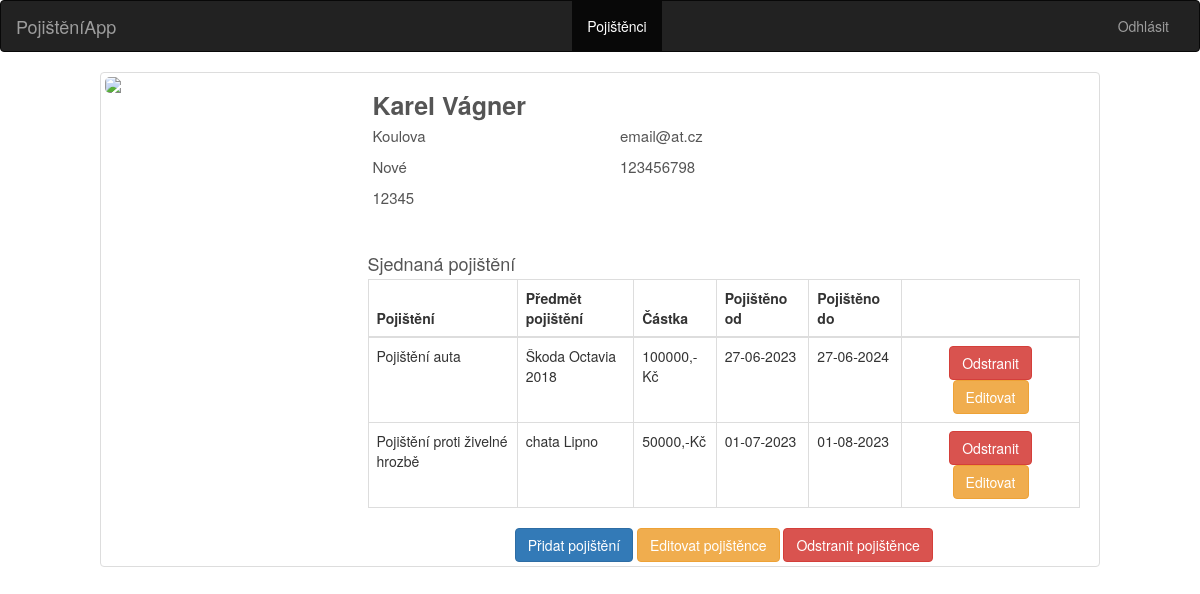
The app's page /pojistenci/detail/1 (signed in) with its own data.
### tables this page shows
CREATE TABLE pojistenci (
    id integer primary key autoincrement,
    jmeno text not null,
    prijmeni  text not null,
    adresa  text not null,
    mesto  text not null,
    psc  integer not null,
    telefon  integer not null,
    email  text not null
);

CREATE TABLE pojistky (
    id integer primary key autoincrement,
    id_pojistence  integer not null,
    predmet_pojisteni text not null,
    typ_pojisteni text not null,
    castka integer not null,
    platnost_od text not null,
    platnost_do text not null
);

### app.py (the view)
@app.route('/pojistenci/detail/<int:id>', methods = ['POST', 'GET'])
def pojistenci_detail(id):
    user = get_current_user()
    if not user:
        return redirect('/login')
    db=get_db()
    cur = db.execute('SELECT * FROM pojistenci WHERE id=?', [id])
    result = cur.fetchone()
    pojisteni_cur = db.execute('SELECT * FROM pojistky WHERE id_pojistence=?', [id])
    pojisteni_result = pojisteni_cur.fetchall()
    return render_template('pojistenec_detail.html', page_title='Pojištěnec {}'.format(result['prijmeni']), data = result, pojisteni = pojisteni_result, user=user)

### app.py (called while the page is built)
def get_current_user():
    user_result = None
    if 'user' in session:
        user = session['user']
        db = get_db()
        user_cur = db.execute('SELECT jmeno, password FROM uzivatele WHERE jmeno = ?', [user])
        user_result = user_cur.fetchone()
    return user_result

### database.py (called while the page is built)
def connect_db():
    sql = sqlite3.connect('/home/honza/Dokumenty/Python_Flask_Udemy/IT_Network_ZP_Plna_verze/pojisteni.db')
    sql.row_factory = sqlite3.Row
    return sql

def get_db():
    if not hasattr(g, 'sqlite_db'):
        g.sqlite_db = connect_db()
    return g.sqlite_db

### templates/pojistenec_detail.html
{% extends 'base.html' %}
{% block body %}
<div class="container-fluid">
    <div class="row">
        <div class="profile-head">
            <div class="profiles col-xs-8 col-xs-push-2  col-sm-10 col-sm-push-1 thumbnail">
                <div class="col-md-3 col-sm-3 col-xs-12">
                    <div class="row">
                        <img src="https://bootdey.com/img/Content/avatar/avatar6.png" class="img-responsive"/>
                    </div>
                </div>
                <div class="col-md-9">
                    <div class="row">
                        <span class="col-sm-12"><h5>{{ data['jmeno'] }} {{ data['prijmeni'] }}</h5></span>
                        <div class="col-md-4 col-sm-6 col-xs-12">
                            <ul>
                                <li><span>{{ data['adresa'] }}</span></li>
                                <li><span>{{ data['mesto'] }}</span></li>
                                <li><span>{{ data['psc'] }}</span></li>
                            </ul>
                        </div>
                        <div class="col-md-4 col-sm-6 col-xs-12">
                            <ul>
                                <li><span><a href="mailto:{{ data['email'] }}">{{ data['email'] }}</a></span></li>
                                <li><span><a href="tel:"{{ data['telefon'] }}">{{ data['telefon'] }}</a></span></li>
                            </ul>
                        </div>
                    </div>
                    <div class="top-buffer table-responsive">
                        <span class=""><h4>Sjednaná pojištění</h4></span>
                        <table class="table table-bordered table-sm">
                            <thead>
                            <tr>
                                <th scope="col">Pojištění</th>
                                <th scope="col">Předmět pojištění</th>
                                <th scope="col">Částka</th>
                                <th scope="col">Pojištěno od</th>
                                <th scope="col">Pojištěno do</th>
                                <th scope="col"></th>
                            </tr>
                            </thead>
                            <tbody>
                            {% for poj in pojisteni %}
                            <tr>
                                <td>{{ poj['typ_pojisteni'] }}</td>
                                <td>{{ poj['predmet_pojisteni'] }}</td>
                                <td>{{ poj['castka'] }},-Kč</td>
                                <td>{{ poj['platnost_od'] }}</td>
                                <td>{{ poj['platnost_do'] }}</td>
                                <td class="article_wrapper col-md-3">
                                    <a class="btn btn-danger" href="{{ url_for('delete_pojisteni', id=poj['id'] ) }}" role="button">Odstranit</a>
                                    <a class="btn btn-warning" href="{{ url_for('uprava_pojisteni', id=poj['id'] ) }}" role="button">Editovat</a>
                                </td>
                            </tr>
                            {% endfor %}
                            </tbody>
                        </table>
                    </div>
                    <div class="col-md-12">
                        <form method="post" action="{{ url_for('get_member', id=data['id']) }}">
                        <div class="article_wrapper">
                            <button name="submit" value='add_pojisteni' class="btn btn-primary" type="submit">Přidat pojištění</button>
                            <button name="submit" value='edit' class="btn btn-warning" type="submit">Editovat pojištěnce</button>
                            <button name="submit" value='delete' class="btn btn-danger" type="submit">Odstranit pojištěnce</button>
                        </div>
                        </form>
                    </div>
                </div>
            </div>
        </div>
    </div>
</div>
{% endblock %}

### static/theme.css (style rules this page uses)
html, body { height: 100%; }
.container, .row { height: 100%; min-height: 80%; }
.top-buffer { margin-top:20px; }
.article_wrapper { text-align: center; background-color:none; }
.profile-head { height: 400px; width: 100%; float: left; position: relative; }
.profile-head img { margin: 0 auto; border-radius: 5px; max-width: 100%; width: 100%; }
.profile-head h5 { width: 100%; padding: 5px 5px 0px 5px; text-align: justify; font-weight: bold; color: #555; font-size: 25px; text-transform: capitalize; margin-bottom: 0; }
.profile-head ul { list-style: none; padding: 0; }
.profile-head ul li { display: block; color: #555; padding: 5px; font-weight: 400; font-size: 15px; }
.profile-head ul li span { color: #555; padding-right: 10px; }
.profile-head ul li a { color: #555; }
.profile-head h4 { color: #555; margin-bottom: 5px; }

### records on screen
pojistenci: jmeno "Karel", prijmeni "Vágner", adresa "Koulova", mesto "Nové", psc "12345", email "email@at.cz", telefon "123456798"
pojistky: typ_pojisteni "Pojištění auta", predmet_pojisteni "Škoda Octavia 2018", castka "100000", platnost_od "27-06-2023", platnost_do "27-06-2024"
pojistky: typ_pojisteni "Pojištění proti živelné hrozbě", predmet_pojisteni "chata Lipno", castka "50000", platnost_od "01-07-2023", platnost_do "01-08-2023"
